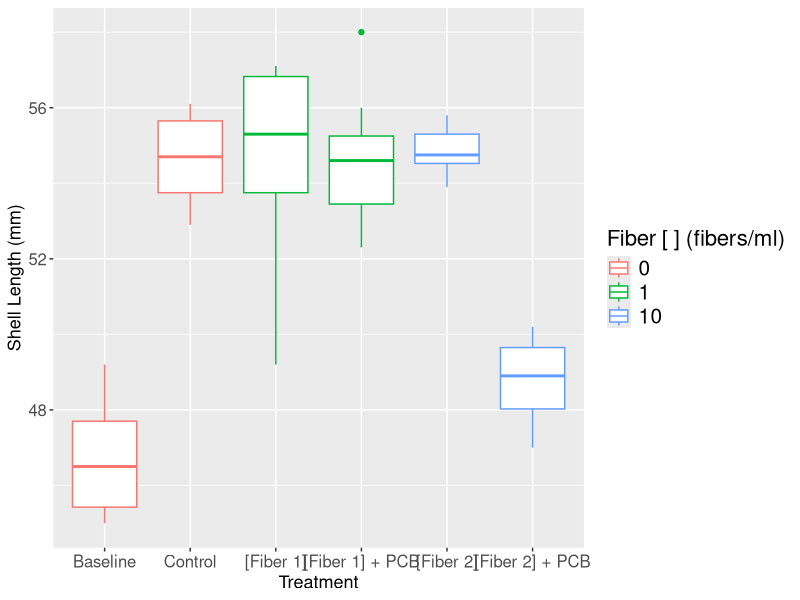
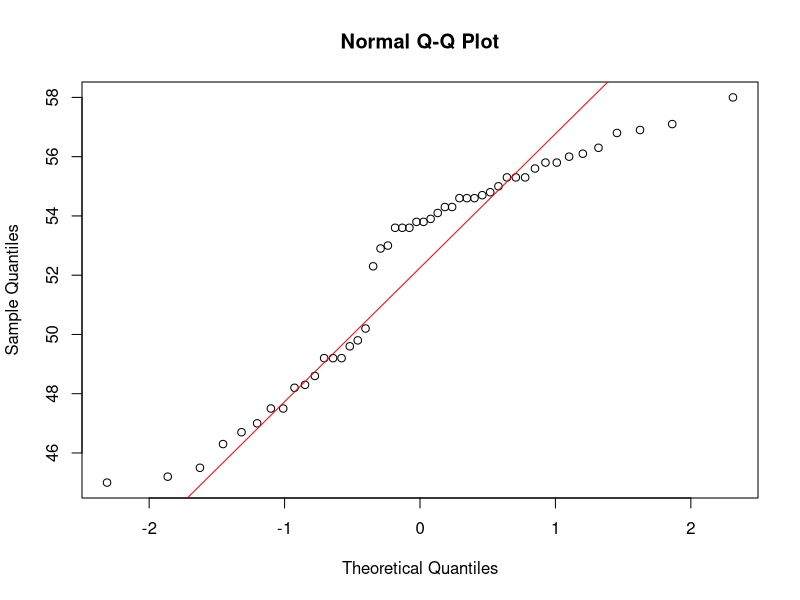
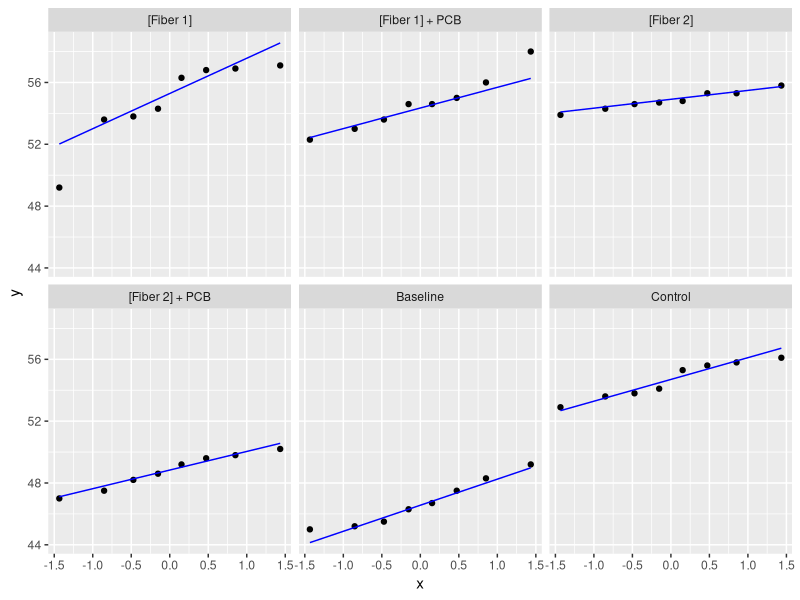
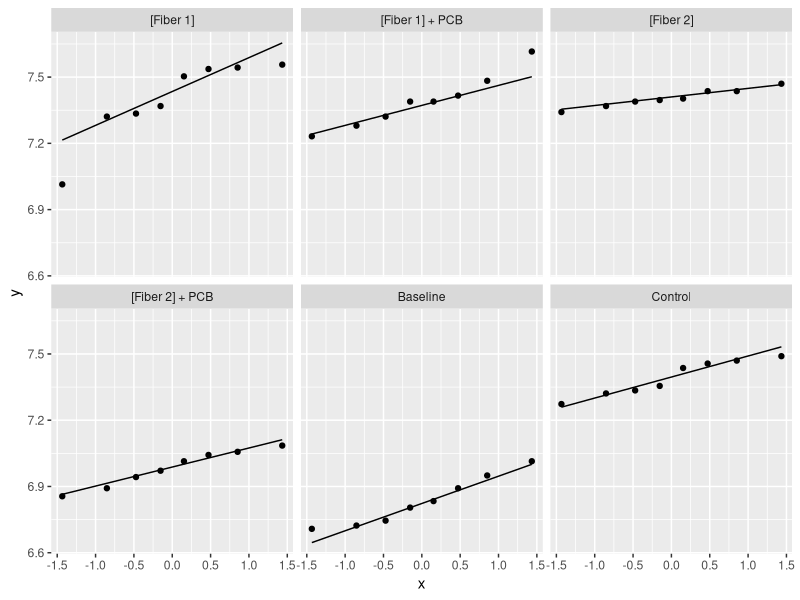
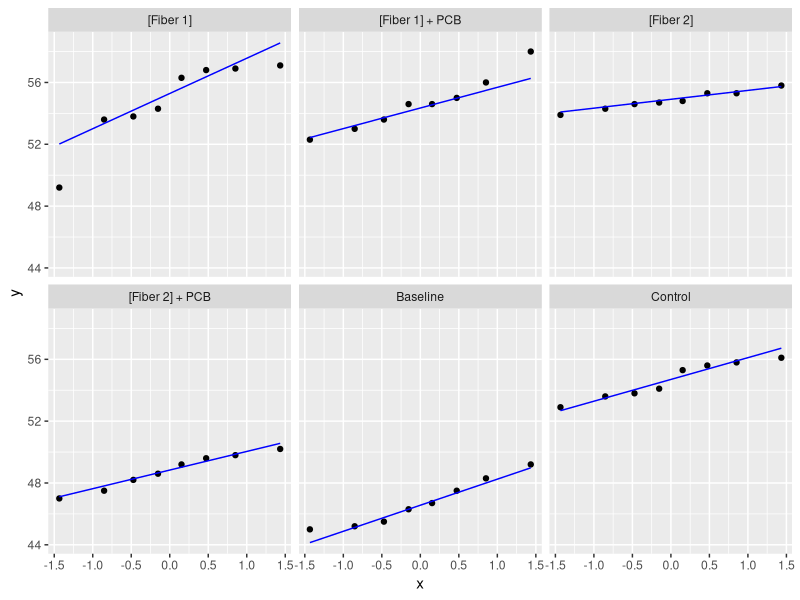
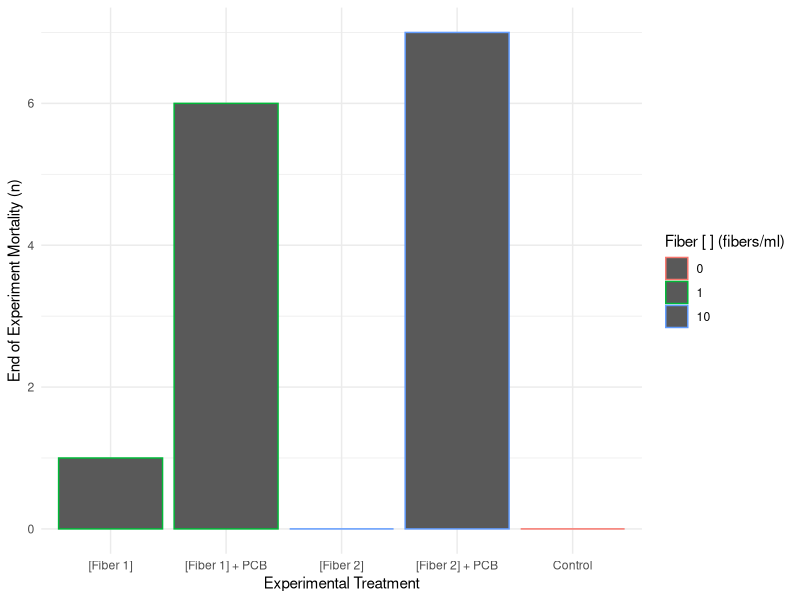
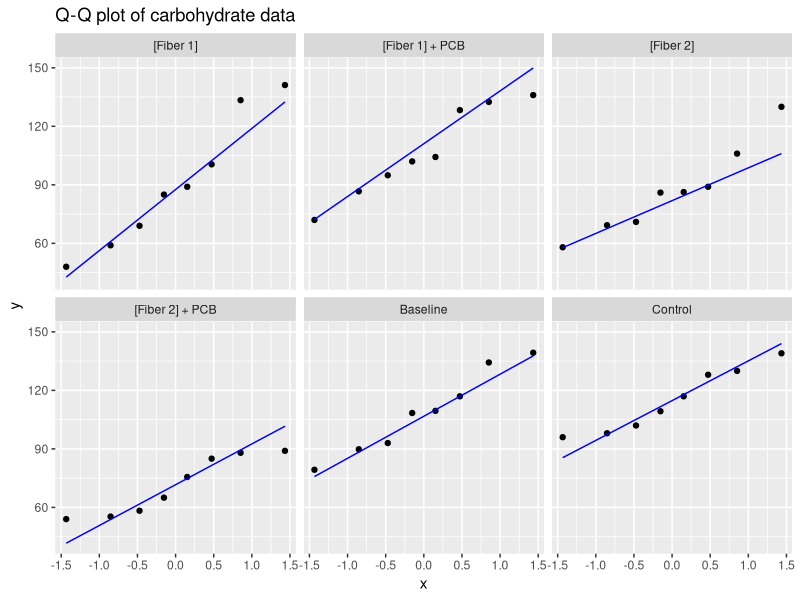
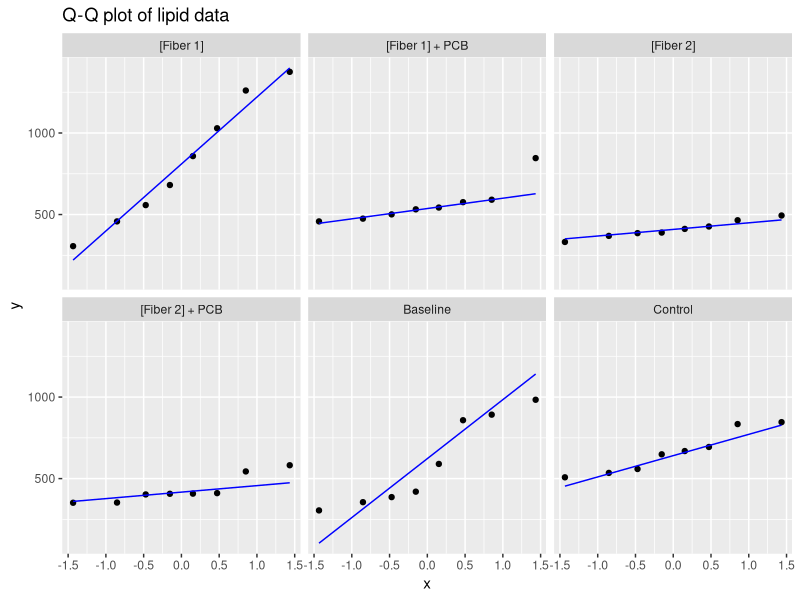

Reproduce these figures in R, in order.
## ---- chunk 1
#setting the working directory
knitr::opts_knit$set(root.dir = '/Users/hannahhaskell/Desktop/')
## ---- chunk 2
library(tidyverse)
library(lubridate)
library(knitr)
library(modelr)
library(broom)
library(cowplot)



CEA_data <- read_csv("BIO539_mock_data.csv")

## ---- chunk 3

#Assigning new variables to help organize the data/information better


#CEA  data
Cleaned_CEA_data <- subset (CEA_data, select = -c(12:23)) %>% #CEA only
  rename(
    "Fiber_concentration" = "Fiber concentration",
    "Replicate" = "Tank (replicate #)",
    "Animal_ID" = "Animal ID #",
    "CHO" = "CHO mj/mg",
    "LIP" = "LiP mj/mg",
    "PRT" = "PRT mj/mg",
    "Ea" = "Ea mj/mg",
    "Ec" = "Ec mj/mg",
    "CEA" = "CEA mj/mg/min")

#Mortality data
Mortality <- subset (CEA_data, select = c(15:18)) %>%
  rename(
    "Treatment" = "Treatment a",
    "Fiber_concentration" = "Fiber concentration a",
    "End_exp_mortality" = "End of expt. mortality") %>%
  filter(!is.na(End_exp_mortality))


#Growth data
Growth <- subset (CEA_data, select = c(1,3,4,12)) %>%
  rename(
    "Fiber_concentration" = "Fiber concentration",
    "Shell_length" = "Shell width (mm)")
## ---- chunk 4
#Generating summary tables to get a feel for the range of data
summary(Cleaned_CEA_data)
summary(Growth)
summary(Mortality)
## ---- chunk 5
#making a theme for my plots so that all axis and legend labels can remain consistent among each plot

My_Theme <- theme(
  axis.title.x = element_text(size = 13), #x axis title label
  axis.text = element_text(size = 12), # x and y axis labels
  legend.text = element_text(size = 15), # legend contents labels
  legend.title = element_text(size = 16), # legend title label
  axis.title.y = element_text(size = 13)) # y axis title label

## ---- chunk 6

avg_shell_length <- Growth %>%
  group_by(Treatment) %>%
  summarise(avg_shell_length = mean(Shell_length)) %>%
  rename("Mean Shell Length (mm)" = "avg_shell_length")

kable(avg_shell_length)

 

## ---- chunk 7


treatments <- subset (CEA_data, select = c(3,4)) %>%
  rename("Fiber_concentration" = "Fiber concentration") %>%
  group_by(Treatment) %>%
  summarise(Fiber_concentration = mean(Fiber_concentration)) %>%
  arrange(Fiber_concentration) %>% 
  rename("Fibers/mL seawater" = "Fiber_concentration")
  
kable(treatments) 


## ---- chunk 8
#plot these to see if there was any shell growth over the duration of the experiment 

ggplot(Growth, aes(Treatment, Shell_length, color = factor(Fiber_concentration))) + ##fill = factor(Fiber_concentration) this would change the boxes different colors to distinguish between fiber concentrations
  geom_boxplot() +
  labs(x = "Treatment", y = "Shell Length (mm)", color = "Fiber [ ] (fibers/ml)") +
  scale_x_discrete(limits = c("Baseline", "Control", "[Fiber 1]", "[Fiber 1] + PCB", "[Fiber 2]", "[Fiber 2] + PCB")) + #changing the order of the x axis
  My_Theme
  
## ---- chunk 9

#make sure R is interpreting treatment column as characters
class(Growth$Treatment)

#assessing normality

qqnorm(Growth$Shell_length)
qqline(Growth$Shell_length, col = 'red')

#this worked however I think it makes more sense to assess the normality of the individual treatment groups separately rather than all together

#trying to do this with GGplot
ggplot(data = Growth, aes(sample = Shell_length)) +
  geom_qq() +
  stat_qq_line(col = 'blue') + #adding in the normal distribution line
  facet_wrap(~Treatment) #assess normality for each treatment separately 

#see if transforming the data makes any difference in normality
#log transformation of shell length data
log_shell_length <- log(Growth$Shell_length)

#sq root transform data 
sqrt_shell_length <- sqrt(Growth$Shell_length)

#Add the log shell lengths and sq rt transformed shell lengths to the growth data
Growth <- Growth %>%
  mutate(log_shell_length = log_shell_length, sqrt_shell_length = sqrt_shell_length)

#Try graphing with these transformed values
ggplot(data = Growth, aes(sample = sqrt_shell_length)) +
  geom_qq() +
  stat_qq_line() +
  facet_wrap(~Treatment)

#No obvious differences between the transformed and the raw data
#For the sake of this analysis will assume normality is sufficient for ANOVA testing

## ---- chunk 10
ggplot(data = Growth, aes(sample = Shell_length)) + 
  geom_qq() +
  stat_qq_line(col = 'blue') +
  facet_wrap(~Treatment)
## ---- chunk 11

#ANOVA to determine if there is any significant differences among the treatment groups
growth_aov <- aov(Shell_length~Treatment, data = Growth)
growth_aov_summary <- summary(growth_aov) #Anova summary stats

str(growth_aov_summary) #assessing the structure of the summary table
growth_aov_summary[[1]][["Pr(>F)"]][[1]] #gives the first row of the last column in the summary table which is the p stat
# p = 4.409 x 10^-154.

#according to the ANOVA there is a significant difference in at least one pair of the treatment groups (p < 0.05)
# will now preform a post hoc (Tukey) test to determine where the difference(s) are
#save tukey results to variable
growth_stats <- TukeyHSD(growth_aov)


#output the stats into a tibble using the tidy function from broom pkg and save to new variable
tidy_growth_stats <- tidy(growth_stats)

#Cleaned up version that only shows differences between the treatments and the baseline measurements
cleaned_tidy_growth_stats <- tidy_growth_stats[ , c("contrast", "adj.p.value")] %>% #selecting only contrast name and p value columns
  filter(str_detect(contrast, "Baseline")) %>%   #only include contrast values that have the word baseline within them (only interested in comparing the treatments to the baseline)
  rename("Contrast" = "contrast",
         "p value" = "adj.p.value")
  

  
## ---- chunk 12

#Printing out a cleaned up version of the anova summary stats including only relevant comparisons
kable(cleaned_tidy_growth_stats) 

## ---- chunk 13
ggplot(Mortality, aes(Treatment, End_exp_mortality, color = factor(Fiber_concentration))) + 
  geom_col() +
  labs(x = 'Experimental Treatment', y = 'End of Experiment Mortality (n)', color = "Fiber [ ] (fibers/ml)") +
  theme_minimal()
## ---- chunk 14


carb_plot <- ggplot(Cleaned_CEA_data, aes(Treatment, CHO ,  color = factor(Fiber_concentration))) +
  geom_boxplot() +
  labs(x = "", y = "Carbohydrate (mJ/mg)", color = "Fibers/ml)") +
  scale_x_discrete(limits = c("Baseline", "Control", "[Fiber 1]", "[Fiber 1] + PCB", "[Fiber 2]", "[Fiber 2] + PCB")) +
  My_Theme +
  theme(legend.position = "none")
## ---- chunk 15
lipid_plot <- ggplot(Cleaned_CEA_data, aes(Treatment, LIP ,  color = factor(Fiber_concentration))) +
  geom_boxplot() +
  labs(x = "", y = "Lipid (mJ/mg)", color = "Fibers/ml") +
  scale_x_discrete(limits = c("Baseline", "Control", "[Fiber 1]", "[Fiber 1] + PCB", "[Fiber 2]", "[Fiber 2] + PCB")) +
  My_Theme +
  theme(legend.position = "none")
## ---- chunk 16
protein_plot <- ggplot(Cleaned_CEA_data, aes(Treatment, PRT ,  color = factor(Fiber_concentration))) +
  geom_boxplot() +
  labs(x = "Treatment", y = "Protein (mJ/mg)", color = "Fibers/ml") +
  scale_x_discrete(limits = c("Baseline", "Control", "[Fiber 1]", "[Fiber 1] + PCB", "[Fiber 2]", "[Fiber 2] + PCB")) +
  My_Theme +
  theme(legend.position = "bottom") 
## ---- chunk 17

#making a q-q plot of the physiological data separated out by treatment to assess normality of data within each individual treatment

# NORMALITY OF CARBOHYDRATE DATA
ggplot(data = Cleaned_CEA_data, aes(sample = CHO)) + 
  geom_qq() + 
  stat_qq_line(col = 'blue') +
  facet_wrap(~Treatment) +
  ggtitle("Q-Q plot of carbohydrate data")

# NORMALITY OF LIPID DATA
ggplot(data = Cleaned_CEA_data, aes(sample = LIP)) + 
  geom_qq() + 
  stat_qq_line(col = 'blue') +
  facet_wrap(~Treatment) +
  ggtitle("Q-Q plot of lipid data")

# NORMALITY OF PROTEIN DATA 
ggplot(data = Cleaned_CEA_data, aes(sample = PRT)) + 
  geom_qq() + 
  stat_qq_line(col = 'blue') +
  facet_wrap(~Treatment) +
  ggtitle("Q-Q plot of protein data")

#For the sake of this analysis I will assume normality conditions have been met so that I may continue on with the ANOVA testing. 
## ---- chunk 18

#ANOVA to determine if there is any significant differences among the treatment groups
CHO_aov <- aov(CHO~Treatment, data = Cleaned_CEA_data)
CHO_aov_summary <- summary(CHO_aov) #Anova summary stats

#Code to retrieve p value 
CHO_aov_summary[[1]][["Pr(>F)"]][[1]] #gives the first row of the last column in the summary table which is the p stat

# p = 0.00336
#according to the ANOVA there is a significant difference in at least one pair of the treatment groups (p < 0.05)

# Since there is a significant difference present I will now preform a post hoc (Tukey) test to determine where the significant difference(s) are

CHO_stats <- TukeyHSD(CHO_aov)
TukeyHSD(CHO_aov)

#output the stats into a tibble using the tidy function from broom pkg and save to new variable
tidy_CHO_stats <- tidy(CHO_stats)

#Cleaned up version that only shows differences between the treatments and the baseline measurements
cleaned_tidy_CHO_stats <- tidy_CHO_stats[ , c("contrast", "adj.p.value")] %>% #selecting only contrast name and p value columns
  filter(str_detect(contrast, "Baseline")) %>%   #only include contrast values that have the word baseline within them (only interested in comparing the treatments to the baseline)
  rename("Contrast" = "contrast",
         "p value" = "adj.p.value")
  
kable(cleaned_tidy_CHO_stats)

#Tukey results indicate that only the Baseline-[Fiber 2] + PCB treatment had a significant difference in carbohydrate energy levels when compared to the baseline. 
  
## ---- chunk 19

#ANOVA to determine if there is any significant differences in lipid amounts among the treatment groups

LIP_aov <- aov(LIP~Treatment, data = Cleaned_CEA_data)

LIP_aov_summary <- summary(LIP_aov) #Anova summary stats

#Code to retrieve p value 
LIP_aov_summary[[1]][["Pr(>F)"]][[1]] #gives the first row of the last column in the summary table which is the p stat

# p = 0.00376
#according to the ANOVA there is a significant difference in at least one pair of the treatment groups (p < 0.05)

# Since there is a significant difference present I will now preform a post hoc (Tukey) test to determine where the significant difference(s) are

LIP_stats <- TukeyHSD(LIP_aov)
TukeyHSD(LIP_aov)

#output the stats into a tibble using the tidy function from broom pkg and save to new variable
tidy_LIP_stats <- tidy(LIP_stats)

#Cleaned up version that only shows differences between the treatments and the baseline measurements
cleaned_tidy_LIP_stats <- tidy_LIP_stats[ , c("contrast", "adj.p.value")] %>% #selecting only contrast name and p value columns
  filter(str_detect(contrast, "Baseline")) %>%   #only include contrast values that have the word baseline within them (only interested in comparing the treatments to the baseline)
  rename("Contrast" = "contrast",
         "p value" = "adj.p.value")
  

kable(cleaned_tidy_LIP_stats)
#Tukey results indicate that differences between the lipid content of each treatment compared to the baseline measurements are not statistically significant
## ---- chunk 20

#ANOVA to determine if there is any significant differences in lipid amounts among the treatment groups

PRT_aov <- aov(PRT~Treatment, data = Cleaned_CEA_data)

PRT_aov_summary <- summary(PRT_aov) #Anova summary stats

#Code to retrieve p value 
PRT_aov_summary[[1]][["Pr(>F)"]][[1]] #gives the first row of the last column in the summary table which is the p stat

# p = 0.00526
#according to the ANOVA there is a significant difference in at least one pair of the treatment groups (p < 0.05)

# Since there is a significant difference present I will now preform a post hoc (Tukey) test to determine where the significant difference(s) are

PRT_stats <- TukeyHSD(PRT_aov)
TukeyHSD(PRT_aov)

#output the stats into a tibble using the tidy function from broom pkg and save to new variable
tidy_PRT_stats <- tidy(PRT_stats)

#Cleaned up version that only shows differences between the treatments and the baseline measurements
cleaned_tidy_PRT_stats <- tidy_PRT_stats[ , c("contrast", "adj.p.value")] %>% #selecting only contrast name and p value columns
  filter(str_detect(contrast, "Baseline")) %>%   #only include contrast values that have the word baseline within them (only interested in comparing the treatments to the baseline)
  rename("Contrast" = "contrast",
         "p value" = "adj.p.value")
  
kable(cleaned_tidy_PRT_stats)
#Tukey results indicate that differences between the protein content of each treatment compared to the baseline measurements are not statistically significant

## ---- chunk 21

#Not quite working yet. Need to populate the y variable somehow with values from respective columns 
#not sure if this is appropriate as the y values for each plot are different

#for (i in names(Cleaned_CEA_data)[6:8]){
 #testloop <- ggplot(Cleaned_CEA_data, aes(x = Treatment, y = i)) +
  #geom_boxplot() +
  #labs(x = "Treatment", color = "Fiber Concentration (fibers/ml)") +
  #scale_x_discrete(limits = c("Baseline", "Control", "[Fiber 1]", "[Fiber 1] + PCB", "[Fiber 2]", "[Fiber 2] + PCB")) +
  #My_Theme
  
  #print(testloop)
#}
## ---- chunk 22

physio_plots <- cowplot::plot_grid(carb_plot, lipid_plot, protein_plot, ncol = 1, labels = "AUTO", rel_heights = c(1,1,1.15)) 
 


physio_plots

#ggsave("Desktop/GitHub/Final-project/Figures/", physio_plots, )


